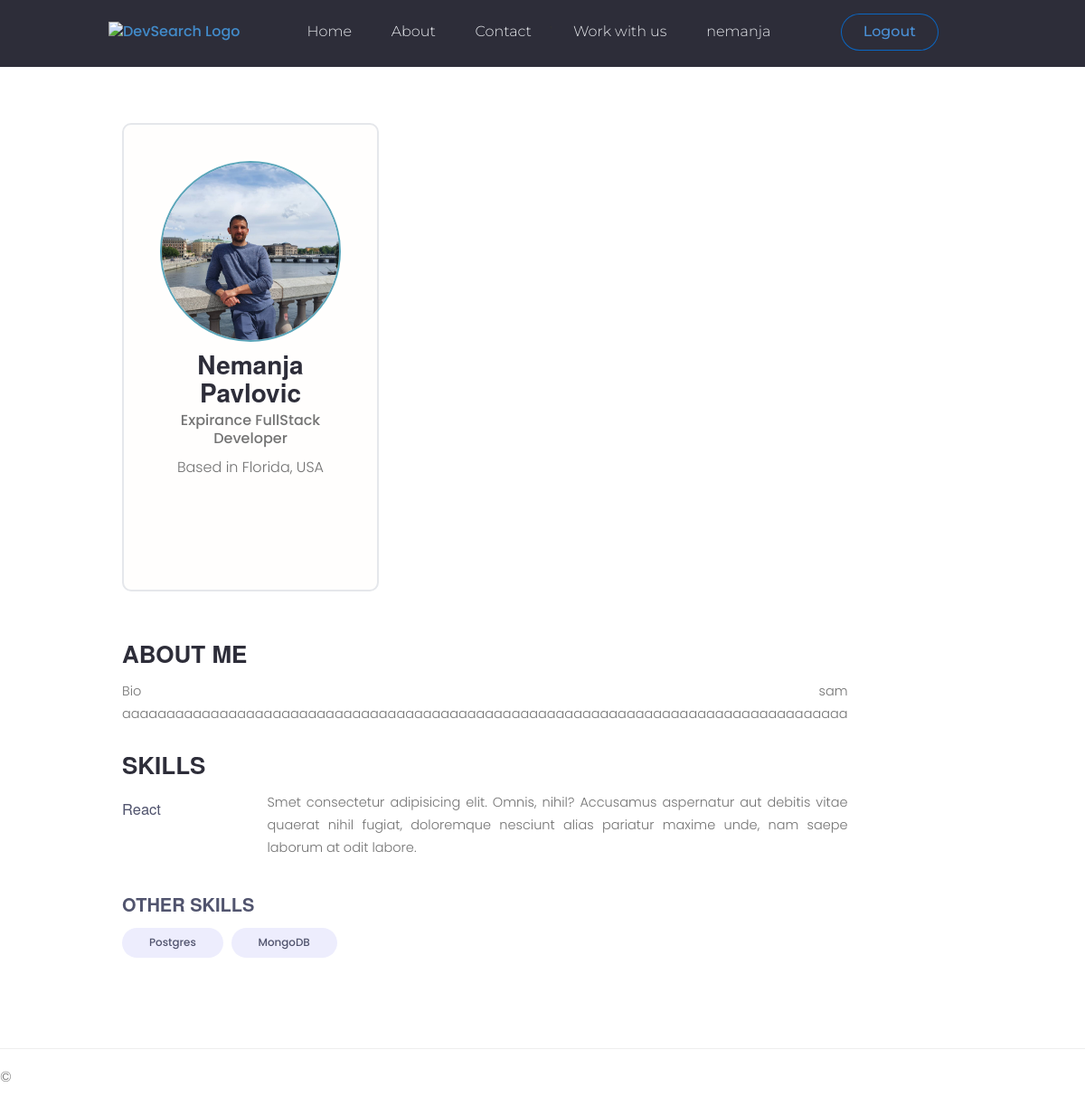
Before: /profile/0943850cb3f14bd9bc4ddcd0512d647a (signed in) with the older database file.
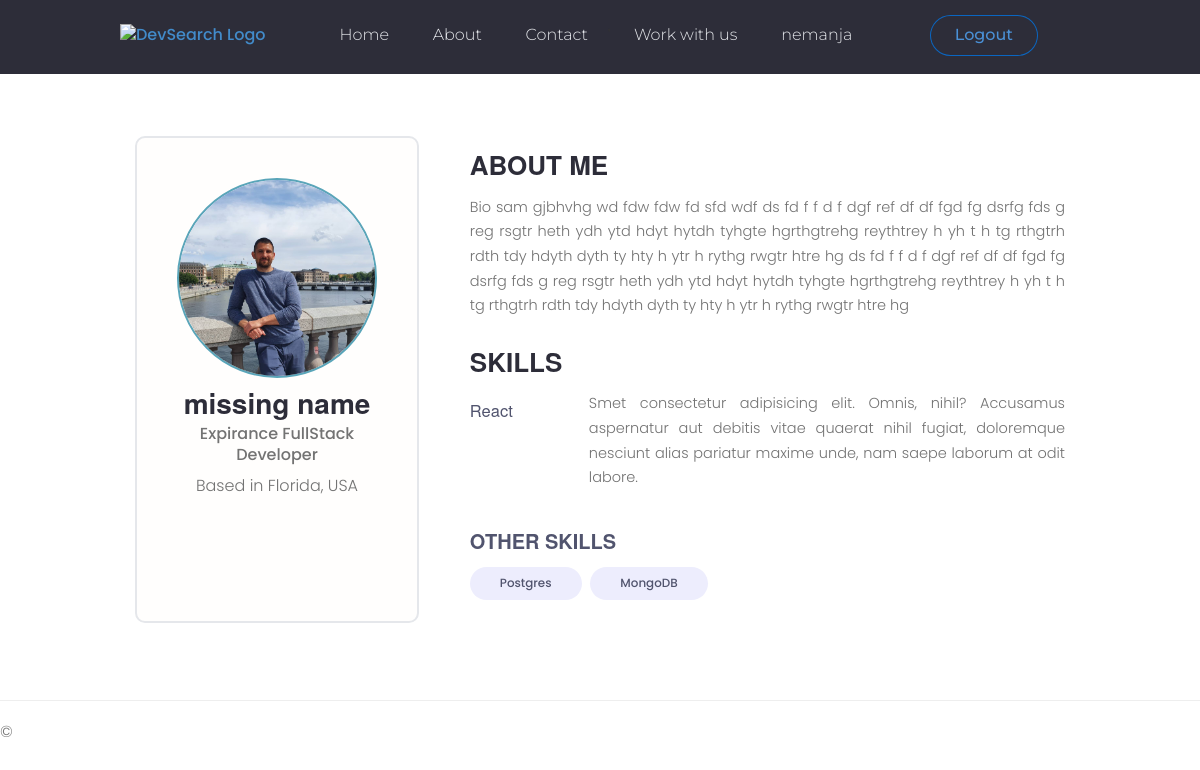
After: the same page with the newer database file.
### ProfilePages/models.py (models this page shows, shortened)
class Profile(models.Model):
     user = models.OneToOneField(User,on_delete=models.CASCADE,null=True)
     assignments = models.ManyToManyField(Assignment,blank=True)
     first_name = models.CharField(max_length=100)
     last_name = models.CharField(max_length=100)
     email = models.EmailField()
     profile_picture= models.ImageField(null=True,blank= True,default="user-default.png")
     bio = models.TextField(max_length=1000,blank=True)
     created = models.DateTimeField(auto_now_add=True,blank=True,null=True)
     id = models.UUIDField(default=uuid.uuid4,unique=True,primary_key=True,editable=False)
     skills = models.ManyToManyField(Skill, blank=True)
     @property
     def fullname(self):
        if self.first_name:
           return f"{self.first_name} {self.last_name}"
        return "missing name"

### ProfilePages/views.py (the view)
# urls.py: path('profile/<str:pk>',views.profile_page, name='profile'),
def profile_page(request,pk):
    profile = Profile.objects.get(id=pk)
    assignments = [_ for _ in Assignment.objects.filter(host=request.user)]
    context={'assignments':assignments,'profile':profile}
    return render(request,'ProfilePages/profile-page.html',context)

### ProfilePages/templates/ProfilePages/profile-page.html (shortened to what this page needs)
{% extends "MainPages/layout.html" %}
{% block content %}
<br>
<br>
{% if profile.user.is_staff %}
<h1> NOT AVAILABLE</h1>
{% else %}
<main class="settingsPage profile my-md">
  <div class="container" >
    <div class="layout">
      <div class="column column--1of3">
        <div class="card text-center">
          <div class="card__body dev">
            <img class="avatar avatar--xl" src="{{ profile.profile_picture.url }}" alt="user-default"/>
            <h2 class="dev__name">{{profile.fullname}}</h2>
            <p class="dev__title">Expirance FullStack Developer</p>
            <p class="dev__location">Based in Florida, USA</p>
            <ul class="dev__social">
            </ul>
          </div>
        </div>
      </div>
      <div class="column column--2of3">
        <div class="devInfo">
          <h3 class="devInfo__title">About Me</h3>
          <p class="devInfo__about">
            {{profile.bio}}
            <br>
          </p>
        </div>
        <div class="devInfo">
          <h3 class="devInfo__title">Skills</h3>
          <div class="devInfo__skills">
            <div class="devSkill">
              <h4 class="devSkill__title">React</h4>
              <p class="devSkill__info">
                Smet consectetur adipisicing elit. Omnis, nihil? Accusamus aspernatur aut debitis vitae quaerat
                nihil fugiat, doloremque nesciunt alias pariatur maxime unde, nam saepe laborum at odit labore.
              </p>
            </div>
            <h3 class="devInfo__subtitle">Other Skills</h3>
            <div class="devInfo__otherSkills">
              <span class="tag tag--pill tag--sub tag--lg">
                <small>Postgres</small>
              </span>
              <span class="tag tag--pill tag--sub tag--lg">
                <small>MongoDB</small>
              </span>
            </div>
          </div>
        </div>
      </div>
    </div>
  </div>
</main>
{% endif %}
{% endblock  %}

Changed rows visible on the page:
changed Profile: fullname "Nemanja Pavlovic" → "missing name"; bio "Bio sam aaaaaaaaaaaaaaaaaaaaaaaaaaaaaaaaaaaaaaaaaaaaaaaaaaaaaaaaaaaaaaaaaaaaaaaaaaaaaaaaaa" → "Bio sam gjbhvhg wd fdw fdw fd sfd wdf ds fd f f d f dgf ref df df fgd fg dsrfg fds g reg rsgtr heth ydh ytd hdyt hytdh tyhgte hgrthgtrehg reythtrey h yh t h tg rthgtrh rdth tdy hdyth dyth ty hty h ytr h rythg rwgtr htre hg ds fd f f d f dgf ref df df fgd fg dsrfg fds g reg rsgtr heth ydh ytd hdyt hytdh tyhgte hgrthgtrehg reythtrey h yh t h tg rthgtrh rdth tdy hdyth dyth ty hty h ytr h rythg rwgtr htre hg"
